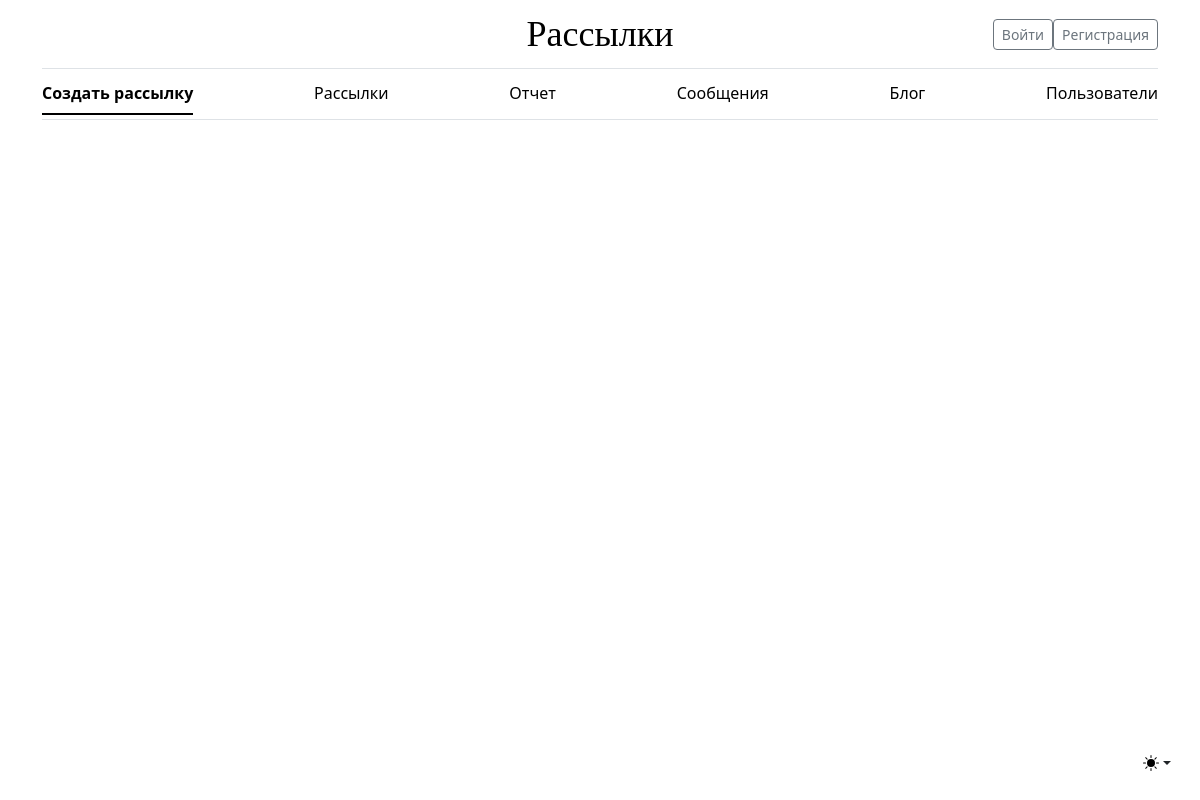
Before: /setting/ with the older database file.
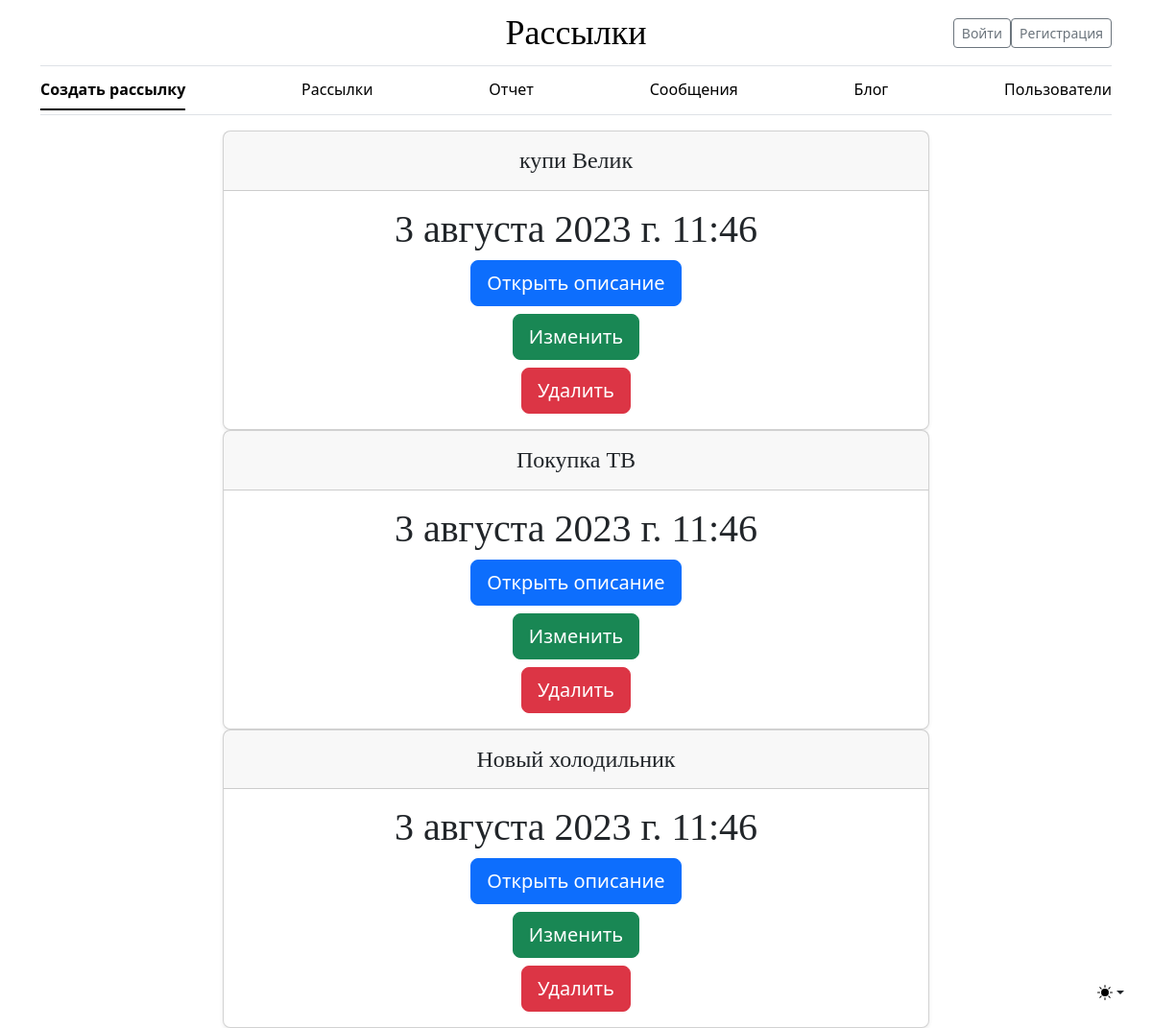
After: the same page with the newer database file.
### mailing/models.py (models this page shows)
class Setting(models.Model):
    FREQUENCY = [
        (None, 'Не указано'),
        ('OPD', 'Раз в день'),
        ('OPW', 'Раз в неделю'),
        ('OPM', 'Раз в месяц')
    ]
    STATUS = [
        (None, 'Не указано'),
        ('created', 'Создана'),
        ('active', 'Запущена'),
        ('closed', 'Завершена')
    ]
    client = models.ManyToManyField('Client', verbose_name="Клиент")
    message = models.ForeignKey('Message', on_delete=models.CASCADE, verbose_name='Сообщение')
    mailing_time = models.DateTimeField(default=timezone.now, verbose_name='Время отправки')
    frequency_mailing = models.CharField(max_length=3, choices=FREQUENCY,
                                         verbose_name='Переодичность отправки')
    mailing_status = models.CharField(max_length=7, choices=STATUS,
                                      verbose_name='Статус отправки')
    owner = models.ForeignKey(settings.AUTH_USER_MODEL, on_delete=models.SET_NULL, **NULLABLE,
                              verbose_name='Владелец')
    class Meta:
        verbose_name = 'Настройки публикации'
        verbose_name_plural = 'Настройки публикаций'

class Message(models.Model):
    subject_message = models.CharField(max_length=255, **NULLABLE,
                                       verbose_name='Тема сообщения')
    message = models.TextField(**NULLABLE, verbose_name='Сообщение')
    owner = models.ForeignKey(settings.AUTH_USER_MODEL, on_delete=models.SET_NULL, **NULLABLE,
                              verbose_name='Владелец')
    def __str__(self):
        return f'{self.subject_message}'
    class Meta:
        verbose_name = 'Сообщение'
        verbose_name_plural = 'Сообщения'

### mailing/views.py (the view)
# urls.py: path('setting/', SettingListViews.as_view(), name='setting_list'),
class SettingListViews(ListView):
    model = Setting

### mailing/templates/mailing/setting_list.html (shortened to what this page needs)
{% extends 'mailing/base.html' %}
{% block content %}
    {% for object in object_list %}
<div class="container">
  <div class="row justify-content-md-center">
    <div class="col-8 text-center ">
        <div class="card mb-8 rounded-3 shadow-sm">
          <div class="card-header py-3 text-center">
            <h4 class="my-0 fw-normal">{{ object.message }}</h4>
          </div>
          <div class="card-body text-center">
            <h1 class="card-title pricing-card-title">{{ object.mailing_time }}</h1>
                <a class="btn btn-primary btn-lg" href="{% url 'mailing:setting_detail' object.pk %}" role="button">Открыть описание</a>
                <a class="btn btn-success btn-lg" href="{% url 'mailing:setting_update' object.pk %}" role="button">Изменить</a>
                <a class="btn btn-danger btn-lg" href="{% url 'mailing:setting_delete' object.pk %}" role="button">Удалить</a>
          </div>
        </div>
    </div>
  </div>
</div>
    {% endfor %}
{% endblock %}

### mailing/templates/mailing/base.html (shortened to what this page needs)
{% load static %}
<html lang="ru" data-bs-theme="auto">
  <head><script src="{% static 'js/color-modes.js' %}"></script>
<link href="{% static 'css/bootstrap.min.css' %}" rel="stylesheet">
    <link href="{% static 'css/blog.css' %}" rel="stylesheet">
  </head>
  <body>
    <div class="dropdown position-fixed bottom-0 end-0 mb-3 me-3 bd-mode-toggle">
      <button class="btn btn-bd-primary py-2 dropdown-toggle d-flex align-items-center"
              id="bd-theme"
              type="button"
              aria-expanded="false"
              data-bs-toggle="dropdown"
              aria-label="Toggle theme (auto)">
        <svg class="bi my-1 theme-icon-active" width="1em" height="1em"><use href="#circle-half"></use></svg>
      </button>
    </div>
<div class="container">
  <header class="border-bottom lh-1 py-3">
    <div class="row flex-nowrap justify-content-between align-items-center">
      <div class="col-4 pt-1">
      </div>
      <div class="col-4 text-center">
        <a class="blog-header-logo text-body-emphasis text-decoration-none" href="{% url 'mailing:index_list' %}">Рассылки</a>
      </div>
      <div class="col-4 d-flex justify-content-end align-items-center">
        {% if user.is_authenticated %}
         <a class="btn btn-sm btn-outline-secondary" href="{% url 'users:logout' %}">Выйти</a>
        {% else %}
        <a class="btn btn-sm btn-outline-secondary" href="{% url 'users:login' %}">Войти</a>
        <a class="btn btn-sm btn-outline-secondary" href="{% url 'users:register' %}">Регистрация</a>
        {% endif %}
      </div>
    </div>
  </header>
  <div class="nav-scroller py-1 mb-3 border-bottom">
    <nav class="nav nav-underline justify-content-between">
      <a class="nav-item nav-link link-body-emphasis active" href="{% url 'mailing:setting_create' %}">Создать рассылку</a>
      <a class="nav-item nav-link link-body-emphasis" href="{% url 'mailing:setting_list' %}">Рассылки</a>
      <a class="nav-item nav-link link-body-emphasis" href="{% url 'mailing:log_list' %}">Отчет</a>
      <a class="nav-item nav-link link-body-emphasis" href="#">Сообщения</a>
      <a class="nav-item nav-link link-body-emphasis" href="#">Блог</a>
      <a class="nav-item nav-link link-body-emphasis" href="{% url 'users:user_list' %}">Пользователи</a>
    </nav>
  </div>
</div>
    {% block content %}
    {% endblock %}
</html>

### static/css/blog.css (style rules this page uses)
.blog-header-logo { font-family: "Playfair Display", Georgia, "Times New Roman", serif; font-size: 2.25rem; }
h1, h2, h3, h4, h5, h6 { font-family: "Playfair Display", Georgia, "Times New Roman", serif; }

Changed rows visible on the page:
added Setting: message "купи Велик", mailing_time "3 августа 2023 г. 11:46"
added Setting: message "Покупка ТВ", mailing_time "3 августа 2023 г. 11:46"
added Setting: message "Новый холодильник", mailing_time "3 августа 2023 г. 11:46"
